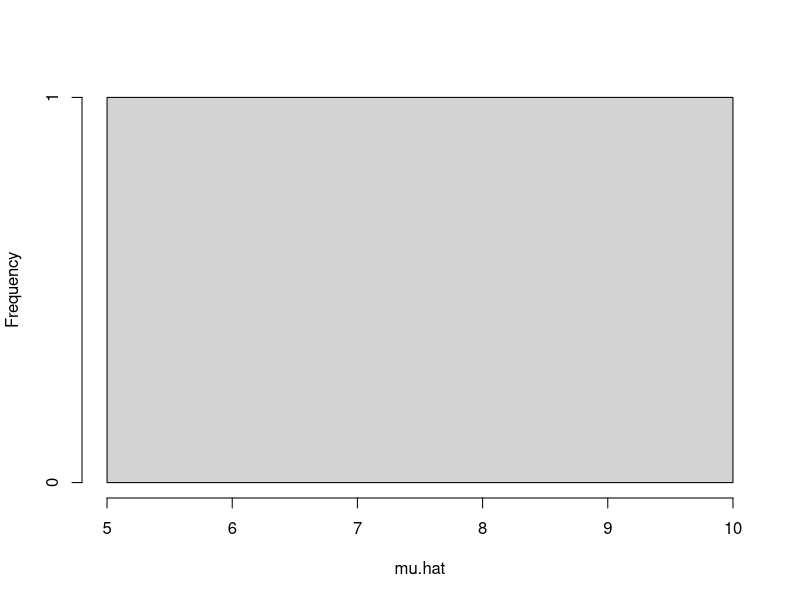

Here is the R script that generated this plot: (Note: this script raises an error after producing the figure.)
n <- 10
N <- 25000
mu.hats <- NULL

hit.idxs <- c(150, seq(from=500, to=N, by=1000), N)
for (i in 1:N)
{
    a.samp <- runif(n, 3.7, 7.0)
    mu.hat <- mean(a.samp)
    mu.hats <- c(mu.hats,mu.hat)
    if (i <180)
    {
        hist(mu.hats, main="", xlab="mu.hat")
        print(poste(c("sample #",i,": ", round(a.samp,2)), collapse=" "))
        print(poste0(" mu.hat: "))
    }
}